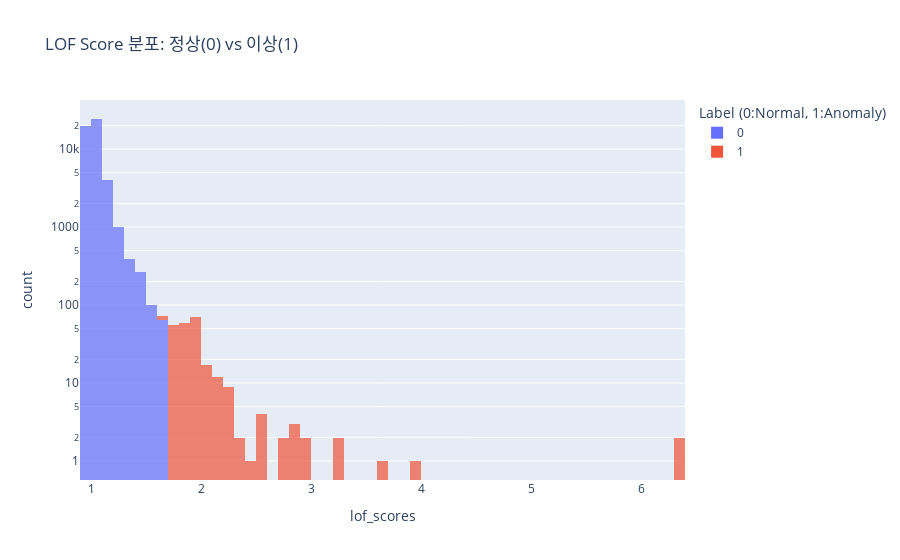

Notebook cell for this chart:
### Code cell
# 히스토그램으로 점수 분포 겹쳐서 그리기
import plotly.express as px

fig_score = px.histogram(df, x='lof_scores', color='lof_anomaly',
                         nbins=100,
                         title='LOF Score 분포: 정상(0) vs 이상(1)',
                         labels={'lof_anomaly': 'Label (0:Normal, 1:Anomaly)'},
                         opacity=0.7,
                         log_y=True) # 데이터 개수 차이가 크므로 y축을 로그 스케일로
fig_score.show()

### Figure 1 — Plotly figure (JSON) as saved in the notebook; plotly's stock layout.template omitted (floating-point values rounded to 4 significant figures; data arrays with more than 128 entries replaced by an {"elided": "..."} marker saying what was removed)
{"data": [{"bingroup": "x", "hovertemplate": "Label (0:Normal, 1:Anomaly)=0<br>lof_scores=%{x}<br>count=%{y}<extra></extra>", "legendgroup": "0", "marker": {"color": "#636efa", "opacity": 0.7, "pattern": {"shape": ""}}, "name": "0", "nbinsx": 100, "orientation": "v", "showlegend": true, "type": "histogram", "x": {"elided": "50033 float values"}, "xaxis": "x", "yaxis": "y"}, {"bingroup": "x", "hovertemplate": "Label (0:Normal, 1:Anomaly)=1<br>lof_scores=%{x}<br>count=%{y}<extra></extra>", "legendgroup": "1", "marker": {"color": "#EF553B", "opacity": 0.7, "pattern": {"shape": ""}}, "name": "1", "nbinsx": 100, "orientation": "v", "showlegend": true, "type": "histogram", "x": {"elided": "252 float values"}, "xaxis": "x", "yaxis": "y"}], "layout": {"barmode": "relative", "legend": {"title": {"text": "Label (0:Normal, 1:Anomaly)"}, "tracegroupgap": 0}, "title": {"text": "LOF Score 분포: 정상(0) vs 이상(1)"}, "xaxis": {"anchor": "y", "domain": [0, 1], "title": {"text": "lof_scores"}}, "yaxis": {"anchor": "x", "domain": [0, 1], "title": {"text": "count"}, "type": "log"}}}
